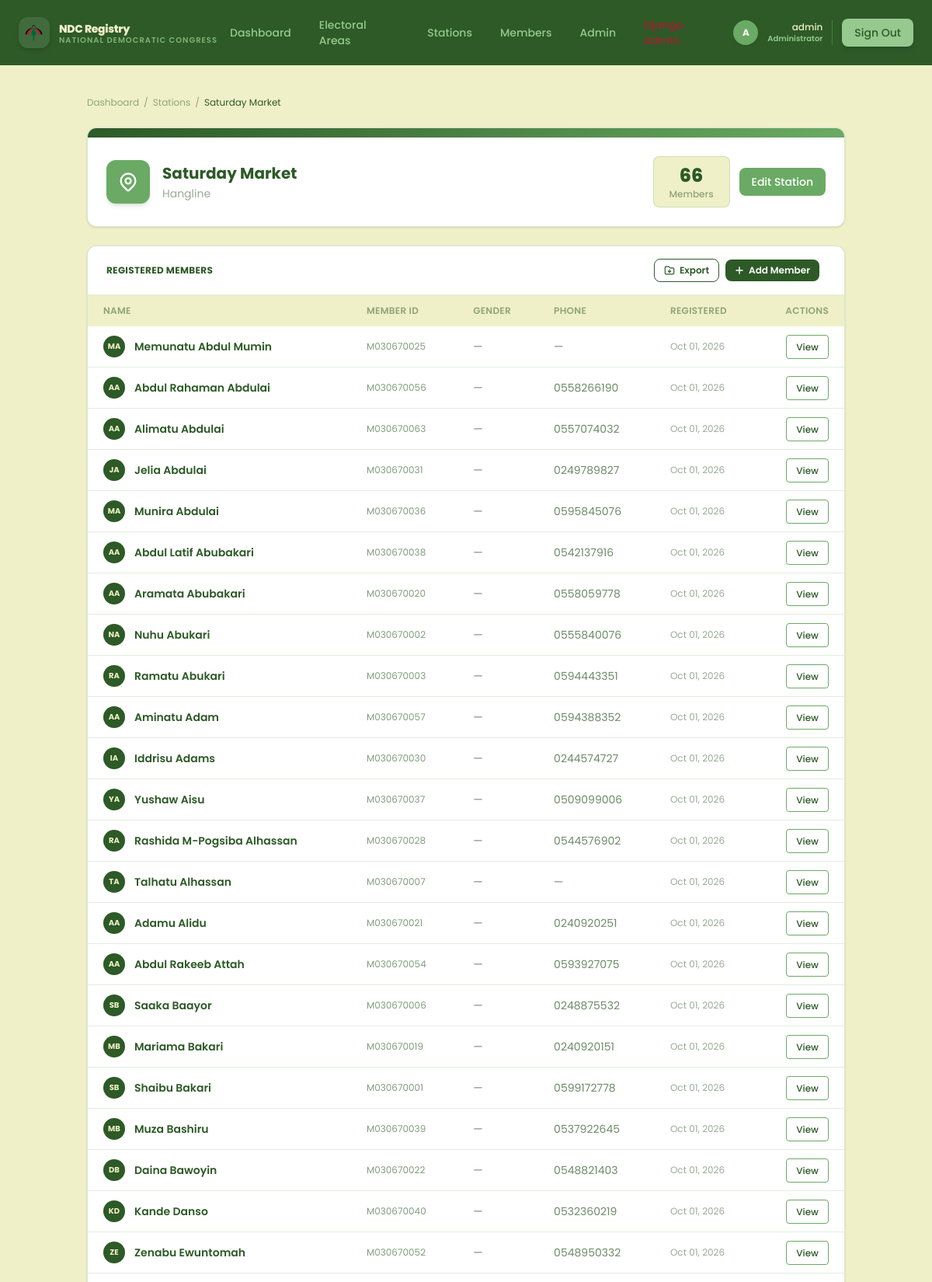
Page /stations/16/ (signed in, upper part) on the committed database.
### core/models.py (models this page shows, shortened)
class PollingStation(models.Model):
    name = models.CharField(max_length=100)
    location = models.CharField(max_length=200, blank=True)
    constituency = models.CharField(max_length=100, blank=True)
    description = models.TextField(blank=True)
    created_at = models.DateTimeField(auto_now_add=True)
    electoral_area = models.ForeignKey(
        ElectoralArea,
        on_delete=models.CASCADE,
        null=True,
        blank=True,
        related_name='stations',
    )
    class Meta:
        ordering = ['name']

class PartyMember(models.Model):
    GENDER_CHOICES = [
        ('M', 'Male'),
        ('F', 'Female'),
    ]
    member_id = models.CharField(
        max_length=10,
        unique=True,
        editable=True,
        validators=[validate_member_id])
    first_name = models.CharField(max_length=50)
    middle_name = models.CharField(max_length=50, blank=True)
    last_name = models.CharField(max_length=50)
    gender = models.CharField(max_length=1, choices=GENDER_CHOICES, blank=True)
    date_of_birth = models.DateField(null=True, blank=True)
    phone = models.CharField(max_length=10, blank=True, validators=[validation_phone_no])
    occupation = models.CharField(max_length=100, blank=True)
    address = models.CharField(max_length=200, blank=True)
    ghana_card_id = models.CharField(
        max_length=15,
        blank=True,
        verbose_name='Ghana Card',
        validators=[validation_ghana_card]
        )
    voters_id = models.CharField(
        max_length=10,
        blank=True,
        unique=True,
        verbose_name='Voters ID',
        validators=[validation_voter_id]
        )
    polling_station = models.ForeignKey(
        PollingStation,
        on_delete=models.SET_NULL,
        null=True,
        related_name='members'
    )
    date_registered = models.DateField(default=timezone.now)
    registered_by = models.ForeignKey(
        User,
        on_delete=models.SET_NULL,
        null=True,
        blank=True,
        related_name='registered_members'
    )
    class Meta:
        ordering = ['-date_registered', 'last_name']

### core/views.py (the view)
# urls.py: path('stations/<int:pk>/', views.station_detail_view, name='station_detail'),
@login_required
def station_detail_view(request, pk):
    station = get_object_or_404(PollingStation, pk=pk)
    members = station.members.order_by('last_name', 'first_name')
    return render(request, 'core/station_detail.html', {
        'station': station,
        'members': members,
    })

### templates/core/station_detail.html (shortened to what this page needs)
{% extends "core/base.html" %}
{% block content %}
<div class="max-w-5xl mx-auto px-6 py-10">
    <nav class="text-xs text-[#2d5a27]/50 mb-6 flex items-center gap-1.5">
        <a href="{% url 'home' %}" class="hover:text-[#6aaa64]">Dashboard</a>
        <span>/</span>
        <a href="{% url 'station_list' %}" class="hover:text-[#6aaa64]">Stations</a>
        <span>/</span>
        <span class="text-[#2d5a27]">{{ station.name }}</span>
    </nav>
    <div class="bg-white border border-[#95c98d]/40 rounded-xl shadow-sm overflow-hidden mb-6">
        <div class="h-3 bg-gradient-to-r from-[#2d5a27] to-[#6aaa64]"></div>
        <div class="p-6 flex flex-col sm:flex-row sm:items-center justify-between gap-4">
            <div class="flex items-center gap-4">
                <div class="w-14 h-14 rounded-xl bg-[#6aaa64] flex items-center justify-center shrink-0 shadow-md">
                </div>
                <div>
                    <h1 class="text-xl font-bold text-[#2d5a27]">{{ station.name }}</h1>
                    <p class="text-sm text-[#2d5a27]/50 mt-0.5">{{ station.location|default:"Location not specified" }}</p>
                </div>
            </div>
            <div class="flex items-center gap-3">
                <div class="text-center px-5 py-2 bg-[#f0f0c8] rounded-lg border border-[#95c98d]/40">
                    <p class="text-2xl font-extrabold text-[#2d5a27]">{{ members.count }}</p>
                    <p class="text-xs text-[#2d5a27]/50 font-medium">Members</p>
                </div>
                {% if user.is_staff %}
                <a href="{% url 'station_edit' station.pk %}"
                   class="px-4 py-2 text-sm font-medium bg-[#6aaa64] text-white rounded-lg hover:bg-[#2d5a27] transition-colors">
                    Edit Station
                </a>
                {% endif %}
            </div>
        </div>
    </div>
    <div class="bg-white border border-[#95c98d]/40 rounded-xl shadow-sm overflow-hidden">
        <div class="flex items-center justify-between px-6 py-4 border-b border-[#95c98d]/30">
            <h2 class="text-xs font-bold text-[#2d5a27] uppercase tracking-wide">Registered Members</h2>
           <div class='flex items-center mr-2 space-x-2'>
                {% if user.is_staff or user.is_superuser %}
                    {% if members %}
                    <a href="{% url 'export_data' station.pk%}"
                    class="inline-flex items-center gap-1.5 text-xs font-semibold text-[#2d5a27] border border-[#2d5a27] bg-white px-3 py-1.5 rounded-lg hover:bg-[#2d5a27] hover:text-white transition-colors duration-150">
                        Export
                    </a>
                    {% endif %}
                <a href="{% url 'member_create' %}?station={{ station.pk }}"
                class="inline-flex items-center gap-1.5 text-xs font-semibold text-white bg-[#2d5a27] px-3 py-1.5 rounded-lg hover:bg-[#6aaa64] transition-colors duration-150">
                    <svg class="w-3 h-3" fill="none" stroke="currentColor" stroke-width="3" viewBox="0 0 24 24">
                        <path stroke-linecap="round" stroke-linejoin="round" d="M12 4v16m8-8H4"/>
                    </svg>
                    Add Member
                </a>
                {% endif %}
            </div>
        </div>
        <div class="overflow-x-auto">
            <table class="w-full text-sm">
                <thead>
                    <tr class="bg-[#f0f0c8] text-xs text-[#2d5a27]/50 uppercase tracking-wide">
                        <th class="px-5 py-3 text-left font-semibold">Name</th>
                        <th class="px-5 py-3 text-left font-semibold hidden sm:table-cell">Member ID</th>
                        <th class="px-5 py-3 text-left font-semibold hidden md:table-cell">Gender</th>
                        <th class="px-5 py-3 text-left font-semibold hidden lg:table-cell">Phone</th>
                        <th class="px-5 py-3 text-left font-semibold hidden lg:table-cell">Registered</th>
                        <th class="px-5 py-3 text-right font-semibold">Actions</th>
                    </tr>
                </thead>
                <tbody class="divide-y divide-[#95c98d]/30">
                    {% for member in members %}
                    <tr class="hover:bg-[#f0f0c8]/50 transition-colors">
                        <td class="px-5 py-3">
                            <div class="flex items-center gap-3">
                                <div class="w-7 h-7 rounded-full bg-[#2d5a27] flex items-center justify-center shrink-0">
                                    <span class="text-[10px] font-bold text-[#f0f0c8]">{{ member.first_name.0|upper }}{{ member.last_name.0|upper }}</span>
                                </div>
                                <span class="font-semibold text-[#2d5a27]">{{ member.first_name }} {{ member.last_name }}</span>
                            </div>
                        </td>
                        <td class="px-5 py-3 hidden sm:table-cell text-[#2d5a27]/60 font-mono text-xs">{{ member.member_id }}</td>
                        <td class="px-5 py-3 hidden md:table-cell text-[#2d5a27]/70">{{ member.get_gender_display|default:"—" }}</td>
                        <td class="px-5 py-3 hidden lg:table-cell text-[#2d5a27]/70">{{ member.phone|default:"—" }}</td>
                        <td class="px-5 py-3 hidden lg:table-cell text-[#2d5a27]/50 text-xs">{{ member.date_registered|date:"M d, Y" }}</td>
                        <td class="px-5 py-3 text-right">
                            <a href="{% url 'member_detail' member.pk %}"
                               class="px-3 py-1.5 text-xs font-medium text-[#2d5a27] border border-[#6aaa64] rounded hover:bg-[#2d5a27] hover:text-[#f0f0c8] transition-colors">
                                View
                            </a>
                        </td>
                    </tr>
                    {% empty %}
                    <tr>
                        <td colspan="6" class="px-5 py-12 text-center text-sm text-[#2d5a27]/40">
                            No members assigned to this station yet.
                        </td>
                    </tr>
                    {% endfor %}
                </tbody>
            </table>
        </div>
    </div>
</div>
{% endblock content %}

### templates/core/partials/navbar.html (shortened to what this page needs)
{% load static %}
<nav class="w-full bg-[#2d5a27] sticky top-0 z-50 transition-all duration-300">
    <div class="container mx-auto max-w-7xl px-6 py-3.5">
        <div class="flex items-center justify-between">
            <a href="{% url 'home' %}" class="flex items-center gap-3 select-none group">
                <div class="w-10 h-10 rounded-xl bg-white/10 flex items-center justify-center shrink-0 shadow-md
                            group-hover:bg-white/20 group-hover:scale-110 transition-all duration-300">
                    <img src="{% static 'images/ndc-logo.png' %}"
                         alt="NDC Logo"
                         class="w-8 h-8 object-contain"/>
                </div>
                <div class="flex flex-col leading-none">
                    <span class="text-sm font-extrabold text-[#f0f0c8] tracking-tight group-hover:text-white transition-colors">NDC Registry</span>
                    <span class="text-[10px] font-semibold text-[#95c98d]/80 uppercase tracking-widest hidden sm:block">National Democratic Congress</span>
                </div>
            </a>
            {% if user.is_authenticated %}
            <div class="hidden md:flex items-center gap-1 flex-1 justify-center">
                {% with request.resolver_match.url_name as url_name %}
                <a href="{% url 'home' %}"
                   class="px-4 py-2 rounded-lg text-sm font-medium transition-all duration-200
                          {% if url_name == 'home' %}bg-[#6aaa64]/30 text-[#f0f0c8]{% else %}text-[#95c98d] hover:text-[#f0f0c8] hover:bg-[#6aaa64]/20{% endif %}">
                    Dashboard
                </a>
                <a href="{% url 'area_list'%}"
                   class="px-4 py-2 rounded-lg text-sm font-medium transition-all duration-200
                          {% if url_name == 'area_list' %}bg-[#6aaa64]/30 text-[#f0f0c8]{% else %}text-[#95c98d] hover:text-[#f0f0c8] hover:bg-[#6aaa64]/20{% endif %}">
                    Electoral Areas
                </a>
                <a href="{% url 'station_list' %}"
                   class="px-4 py-2 rounded-lg text-sm font-medium transition-all duration-200
                          {% if url_name == 'station_list' %}bg-[#6aaa64]/30 text-[#f0f0c8]{% else %}text-[#95c98d] hover:text-[#f0f0c8] hover:bg-[#6aaa64]/20{% endif %}">
                    Stations
                </a>
                <a href="{% url 'member_list' %}"
                   class="px-4 py-2 rounded-lg text-sm font-medium transition-all duration-200
                          {% if url_name == 'member_list' %}bg-[#6aaa64]/30 text-[#f0f0c8]{% else %}text-[#95c98d] hover:text-[#f0f0c8] hover:bg-[#6aaa64]/20{% endif %}">
                    Members
                </a>
                {% if user.is_staff %}
                <a href="{% url 'admin_dashboard' %}"
                   class="px-4 py-2 rounded-lg text-sm font-medium transition-all duration-200
                          {% if url_name == 'admin_dashboard' %}bg-[#6aaa64]/30 text-[#f0f0c8]{% else %}text-[#95c98d] hover:text-[#f0f0c8] hover:bg-[#6aaa64]/20{% endif %}">
                    Admin
                </a>
                {% endif %}
                {% if user.is_superuser %}
                <a href="/admin/"
                   class="px-4 py-2 rounded-lg text-sm font-medium text-[#c8102e]/80 hover:text-[#f0f0c8] hover:bg-[#c8102e]/20 transition-all duration-200">
                </a>
                {% endif %}
                {% endwith %}
            </div>
            {% endif %}
            <div class="flex items-center gap-3">
                {% if user.is_authenticated %}
                    <div class="hidden sm:flex items-center gap-3 border-r border-[#6aaa64]/40 pr-3">
                        <div class="w-8 h-8 rounded-full bg-[#6aaa64] flex items-center justify-center text-white text-xs font-bold shadow-sm">
                            {{ user.get_full_name|default:user.username|slice:":1"|upper }}
                        </div>
                        <div class="flex flex-col text-right">
                            <span class="text-xs text-[#f0f0c8] font-medium leading-tight">{{ user.get_full_name|default:user.username }}</span>
                            {% if user.is_staff %}
                            <span class="text-[10px] text-[#95c98d] font-semibold">Administrator</span>
                            {% else %}
                            <span class="text-[10px] text-[#6aaa64] font-semibold">Member</span>
                            {% endif %}
                        </div>
                    </div>
                    <a href="{% url 'logout' %}"
                       class="px-4 py-2 text-sm font-medium text-[#2d5a27] bg-[#95c98d] rounded-lg
                              hover:bg-[#f0f0c8] hover:scale-105 active:scale-95 transition-all duration-200 shadow-md">
                        Sign Out
                    </a>
                {% else %}
                    {% comment %} <a href="#"
                       class="px-4 py-2 text-sm font-medium text-white bg-[#6aaa64] rounded-lg
                              hover:bg-[#95c98d] hover:scale-105 active:scale-95 transition-all duration-200 shadow-md">
                        Sign In
                    </a> {% endcomment %}
                {% endif %}
            </div>
        </div>
    </div>
</nav>

### templates/core/base.html (style rules this page uses)
* { font-family: 'Poppins', sans-serif; }

### rows in the picture
PollingStation: name "Saturday Market", location "Hangline"
PartyMember: first_name.0 "M", last_name.0 "A", first_name "Memunatu", last_name "Abdul Mumin", member_id "M030670025", gender "—", phone "—", date_registered "Oct 01, 2026"
PartyMember: first_name.0 "A", last_name.0 "A", first_name "Abdul Rahaman", last_name "Abdulai", member_id "M030670056", gender "—", phone "0558266190", date_registered "Oct 01, 2026"
PartyMember: first_name.0 "A", last_name.0 "A", first_name "Alimatu", last_name "Abdulai", member_id "M030670063", gender "—", phone "0557074032", date_registered "Oct 01, 2026"
PartyMember: first_name.0 "J", last_name.0 "A", first_name "Jelia", last_name "Abdulai", member_id "M030670031", gender "—", phone "0249789827", date_registered "Oct 01, 2026"
PartyMember: first_name.0 "M", last_name.0 "A", first_name "Munira", last_name "Abdulai", member_id "M030670036", gender "—", phone "0595845076", date_registered "Oct 01, 2026"
PartyMember: first_name.0 "A", last_name.0 "A", first_name "Abdul Latif", last_name "Abubakari", member_id "M030670038", gender "—", phone "0542137916", date_registered "Oct 01, 2026"
PartyMember: first_name.0 "A", last_name.0 "A", first_name "Aramata", last_name "Abubakari", member_id "M030670020", gender "—", phone "0558059778", date_registered "Oct 01, 2026"
PartyMember: first_name.0 "N", last_name.0 "A", first_name "Nuhu", last_name "Abukari", member_id "M030670002", gender "—", phone "0555840076", date_registered "Oct 01, 2026"
PartyMember: first_name.0 "R", last_name.0 "A", first_name "Ramatu", last_name "Abukari", member_id "M030670003", gender "—", phone "0594443351", date_registered "Oct 01, 2026"
PartyMember: first_name.0 "A", last_name.0 "A", first_name "Aminatu", last_name "Adam", member_id "M030670057", gender "—", phone "0594388352", date_registered "Oct 01, 2026"
PartyMember: first_name.0 "I", last_name.0 "A", first_name "Iddrisu", last_name "Adams", member_id "M030670030", gender "—", phone "0244574727", date_registered "Oct 01, 2026"
PartyMember: first_name.0 "Y", last_name.0 "A", first_name "Yushaw", last_name "Aisu", member_id "M030670037", gender "—", phone "0509099006", date_registered "Oct 01, 2026"
PartyMember: first_name.0 "R", last_name.0 "A", first_name "Rashida M-Pogsiba", last_name "Alhassan", member_id "M030670028", gender "—", phone "0544576902", date_registered "Oct 01, 2026"
PartyMember: first_name.0 "T", last_name.0 "A", first_name "Talhatu", last_name "Alhassan", member_id "M030670007", gender "—", phone "—", date_registered "Oct 01, 2026"
PartyMember: first_name.0 "A", last_name.0 "A", first_name "Adamu", last_name "Alidu", member_id "M030670021", gender "—", phone "0240920251", date_registered "Oct 01, 2026"
PartyMember: first_name.0 "A", last_name.0 "A", first_name "Abdul Rakeeb", last_name "Attah", member_id "M030670054", gender "—", phone "0593927075", date_registered "Oct 01, 2026"
PartyMember: first_name.0 "S", last_name.0 "B", first_name "Saaka", last_name "Baayor", member_id "M030670006", gender "—", phone "0248875532", date_registered "Oct 01, 2026"
PartyMember: first_name.0 "M", last_name.0 "B", first_name "Mariama", last_name "Bakari", member_id "M030670019", gender "—", phone "0240920151", date_registered "Oct 01, 2026"
PartyMember: first_name.0 "S", last_name.0 "B", first_name "Shaibu", last_name "Bakari", member_id "M030670001", gender "—", phone "0599172778", date_registered "Oct 01, 2026"
PartyMember: first_name.0 "M", last_name.0 "B", first_name "Muza", last_name "Bashiru", member_id "M030670039", gender "—", phone "0537922645", date_registered "Oct 01, 2026"
PartyMember: first_name.0 "D", last_name.0 "B", first_name "Daina", last_name "Bawoyin", member_id "M030670022", gender "—", phone "0548821403", date_registered "Oct 01, 2026"
PartyMember: first_name.0 "K", last_name.0 "D", first_name "Kande", last_name "Danso", member_id "M030670040", gender "—", phone "0532360219", date_registered "Oct 01, 2026"
PartyMember: first_name.0 "Z", last_name.0 "E", first_name "Zenabu", last_name "Ewuntomah", member_id "M030670052", gender "—", phone "0548950332", date_registered "Oct 01, 2026"

### other values in the picture
{{ user.get_full_name|default:user.username|slice:":1"|upper }} "A"
{{ user.get_full_name|default:user.username }} "admin"
{{ members.count }} "66"
